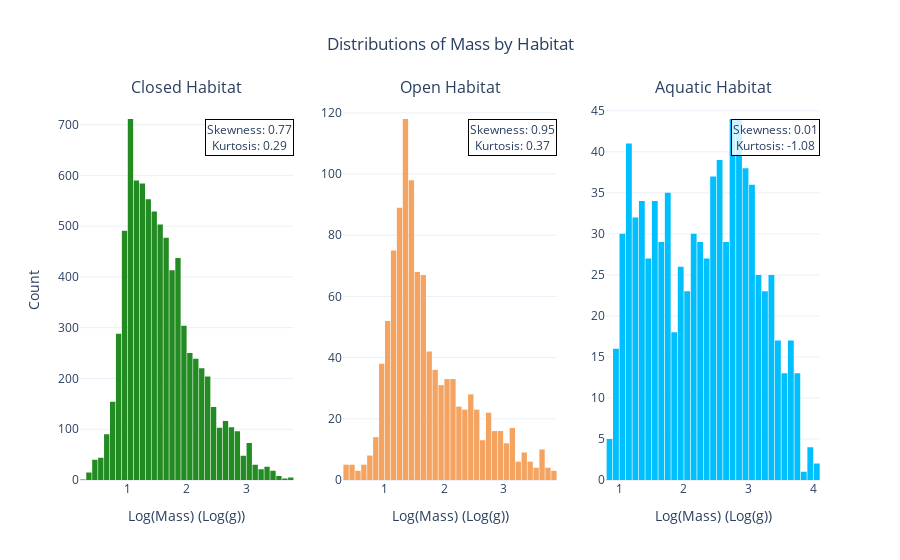

The cell this chart's notebook holds for it:
### Markdown cell above
## **1. Body Size (Mass)**

### **1.1. Mass and Habitat**

Before starting, distribution of mass within each habitat group is explored based on skewness and kurtosis.

### Code cell
fig = make_subplots(
    rows=1, cols=3, 
    subplot_titles=("Closed Habitat", "Open Habitat", "Aquatic Habitat")
)

d_closed = df_clean[df_clean['Habitat'] == 'Closed']['Log_Mass']
s_closed, k_closed = skew(d_closed), kurtosis(d_closed)

fig.add_trace(go.Histogram(x=d_closed, nbinsx=50, name='Closed', marker_color='forestgreen'), row=1, col=1)

fig.add_annotation(
    text=f"Skewness: {s_closed:.2f}<br>Kurtosis: {k_closed:.2f}",
    xref="x domain", yref="y domain",
    x=1, y=0.95, showarrow=False,
    bgcolor="rgba(255, 255, 255, 0.8)", bordercolor="black", borderwidth=1,
    row=1, col=1
)

d_open = df_clean[df_clean['Habitat'] == 'Open']['Log_Mass']
s_open, k_open = skew(d_open), kurtosis(d_open)

fig.add_trace(go.Histogram(x=d_open, nbinsx=50, name='Open', marker_color='sandybrown'), row=1, col=2)

fig.add_annotation(
    text=f"Skewness: {s_open:.2f}<br>Kurtosis: {k_open:.2f}",
    xref="x domain", yref="y domain",
    x=1, y=0.95, showarrow=False,
    bgcolor="rgba(255, 255, 255, 0.8)", bordercolor="black", borderwidth=1,
    row=1, col=2
)

d_aquatic = df_clean[df_clean['Habitat'] == 'Aquatic']['Log_Mass']
s_aquatic, k_aquatic = skew(d_aquatic), kurtosis(d_aquatic)

fig.add_trace(go.Histogram(x=d_aquatic, nbinsx=50, name='Aquatic', marker_color='deepskyblue'), row=1, col=3)

fig.add_annotation(
    text=f"Skewness: {s_aquatic:.2f}<br>Kurtosis: {k_aquatic:.2f}",
    xref="x domain", yref="y domain",
    x=1, y=0.95, showarrow=False,
    bgcolor="rgba(255, 255, 255, 0.8)", bordercolor="black", borderwidth=1,
    row=1, col=3
)

fig.update_layout(
    title_x=0.5,
    title_text="Distributions of Mass by Habitat",
    showlegend=False,
    bargap=0.1,
    template="plotly_white"
)

fig.update_xaxes(title_text="Log(Mass) (Log(g))", row=1, col=1)
fig.update_xaxes(title_text="Log(Mass) (Log(g))", row=1, col=2)
fig.update_xaxes(title_text="Log(Mass) (Log(g))", row=1, col=3)
fig.update_yaxes(title_text="Count", row=1, col=1)

fig.show()

### Figure 1 — Plotly figure (JSON) as saved in the notebook; plotly's stock layout.template omitted (floating-point values rounded to 4 significant figures; data arrays with more than 128 entries replaced by an {"elided": "..."} marker saying what was removed)
{"data": [{"marker": {"color": "forestgreen"}, "name": "Closed", "nbinsx": 50, "type": "histogram", "x": {"elided": "7932 float values"}, "xaxis": "x", "yaxis": "y"}, {"marker": {"color": "sandybrown"}, "name": "Open", "nbinsx": 50, "type": "histogram", "x": {"elided": "1056 float values"}, "xaxis": "x2", "yaxis": "y2"}, {"marker": {"color": "deepskyblue"}, "name": "Aquatic", "nbinsx": 50, "type": "histogram", "x": {"elided": "843 float values"}, "xaxis": "x3", "yaxis": "y3"}], "layout": {"annotations": [{"font": {"size": 16}, "showarrow": false, "text": "Closed Habitat", "x": 0.1444, "xanchor": "center", "xref": "paper", "y": 1, "yanchor": "bottom", "yref": "paper"}, {"font": {"size": 16}, "showarrow": false, "text": "Open Habitat", "x": 0.5, "xanchor": "center", "xref": "paper", "y": 1, "yanchor": "bottom", "yref": "paper"}, {"font": {"size": 16}, "showarrow": false, "text": "Aquatic Habitat", "x": 0.8556, "xanchor": "center", "xref": "paper", "y": 1, "yanchor": "bottom", "yref": "paper"}, {"bgcolor": "rgba(255, 255, 255, 0.8)", "bordercolor": "black", "borderwidth": 1, "showarrow": false, "text": "Skewness: 0.77<br>Kurtosis: 0.29", "x": 1, "xref": "x domain", "y": 0.95, "yref": "y domain"}, {"bgcolor": "rgba(255, 255, 255, 0.8)", "bordercolor": "black", "borderwidth": 1, "showarrow": false, "text": "Skewness: 0.95<br>Kurtosis: 0.37", "x": 1, "xref": "x2 domain", "y": 0.95, "yref": "y2 domain"}, {"bgcolor": "rgba(255, 255, 255, 0.8)", "bordercolor": "black", "borderwidth": 1, "showarrow": false, "text": "Skewness: 0.01<br>Kurtosis: -1.08", "x": 1, "xref": "x3 domain", "y": 0.95, "yref": "y3 domain"}], "bargap": 0.1, "showlegend": false, "title": {"text": "Distributions of Mass by Habitat", "x": 0.5}, "xaxis": {"anchor": "y", "domain": [0, 0.2889], "title": {"text": "Log(Mass) (Log(g))"}}, "xaxis2": {"anchor": "y2", "domain": [0.3556, 0.6444], "title": {"text": "Log(Mass) (Log(g))"}}, "xaxis3": {"anchor": "y3", "domain": [0.7111, 1], "title": {"text": "Log(Mass) (Log(g))"}}, "yaxis": {"anchor": "x", "domain": [0, 1], "title": {"text": "Count"}}, "yaxis2": {"anchor": "x2", "domain": [0, 1]}, "yaxis3": {"anchor": "x3", "domain": [0, 1]}}}
